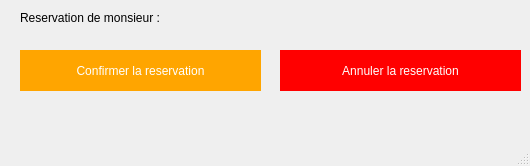
<?xml version="1.0" encoding="UTF-8"?>
<ui version="4.0">
 <class>MainWindow</class>
 <widget class="QMainWindow" name="MainWindow">
  <property name="geometry">
   <rect>
    <x>0</x>
    <y>0</y>
    <width>530</width>
    <height>166</height>
   </rect>
  </property>
  <property name="windowTitle">
   <string>MainWindow</string>
  </property>
  <widget class="QWidget" name="centralwidget">
   <widget class="QPushButton" name="confirmer">
    <property name="geometry">
     <rect>
      <x>20</x>
      <y>50</y>
      <width>241</width>
      <height>41</height>
     </rect>
    </property>
    <property name="styleSheet">
     <string notr="true">background-color: orange;
color: white;
border: 0;
height: 40px;</string>
    </property>
    <property name="text">
     <string>Confirmer la reservation</string>
    </property>
   </widget>
   <widget class="QPushButton" name="annuler">
    <property name="geometry">
     <rect>
      <x>280</x>
      <y>50</y>
      <width>241</width>
      <height>41</height>
     </rect>
    </property>
    <property name="styleSheet">
     <string notr="true">background-color: red;
color: white;
border: 0;
height: 40px;</string>
    </property>
    <property name="text">
     <string>Annuler la reservation</string>
    </property>
   </widget>
   <widget class="QLabel" name="label">
    <property name="geometry">
     <rect>
      <x>20</x>
      <y>10</y>
      <width>491</width>
      <height>16</height>
     </rect>
    </property>
    <property name="text">
     <string>Reservation de monsieur : </string>
    </property>
   </widget>
  </widget>
  <widget class="QMenuBar" name="menubar">
   <property name="geometry">
    <rect>
     <x>0</x>
     <y>0</y>
     <width>530</width>
     <height>26</height>
    </rect>
   </property>
  </widget>
  <widget class="QStatusBar" name="statusbar"/>
 </widget>
 <resources/>
 <connections/>
</ui>
